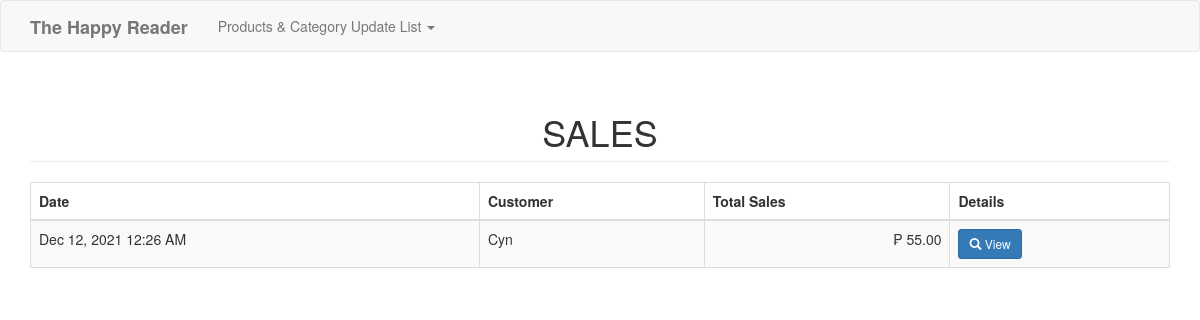
The page /sales.php on the database its author committed.
### tables this page shows
CREATE TABLE `purchase` (
  `purchaseid` int(11) NOT NULL,
  `customer` varchar(50) NOT NULL,
  `total` double NOT NULL,
  `date_purchase` datetime NOT NULL
);

### sales.php (the view, shortened to what this page needs)
<?php include('header.php'); ?>
<body>
<?php include('navbar.php'); ?>
<div class="container">
	<h1 class="page-header text-center">SALES</h1>
	<table class="table table-striped table-bordered">
		<thead>
			<th>Date</th>
			<th>Customer</th>
			<th>Total Sales</th>
			<th>Details</th>
		</thead>
		<tbody>
			<?php
				$sql="select * from purchase order by purchaseid desc";
				$query=$conn->query($sql);
				while($row=$query->fetch_array()){
					?>
					<tr>
						<td><?php echo date('M d, Y h:i A', strtotime($row['date_purchase'])) ?></td>
						<td><?php echo $row['customer']; ?></td>
						<td class="text-right">&#8369; <?php echo number_format($row['total'], 2); ?></td>
						<td><a href="#details<?php echo $row['purchaseid']; ?>" data-toggle="modal" class="btn btn-primary btn-sm"><span class="glyphicon glyphicon-search"></span> View </a>
						</td>
					</tr>
					<?php
				}
			?>
		</tbody>
	</table>
</div>
</body>
</html>

### rows shown on the page
purchase: date_purchase "Dec 12, 2021 12:26 AM", customer "Cyn", total "55.00"
